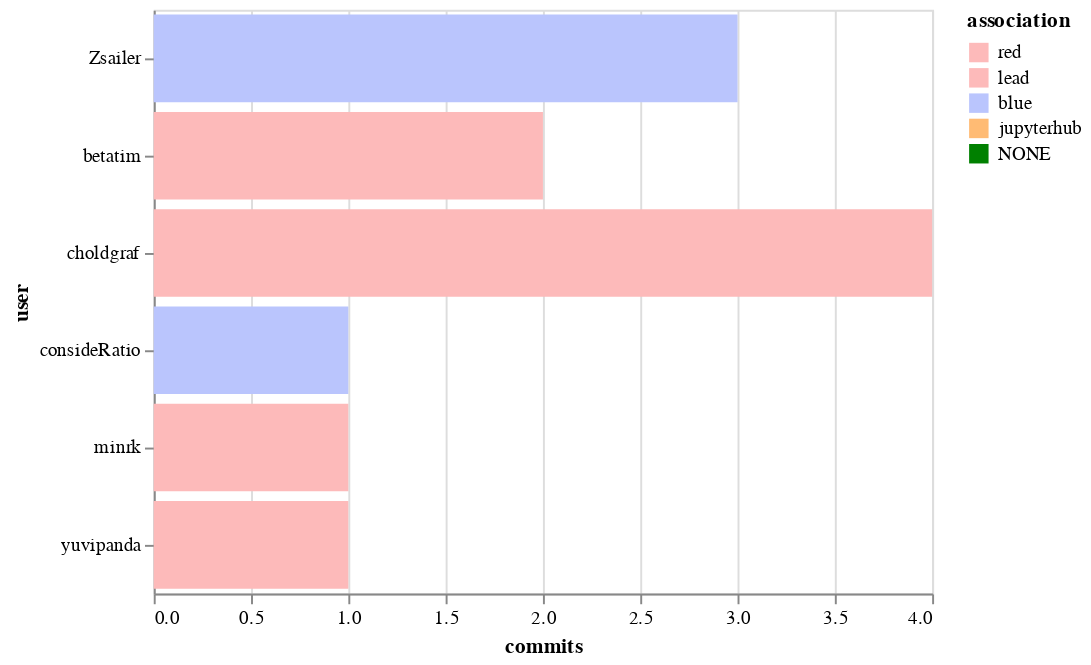

Write notebook code for a chart like this one.
### Code cell
alt.Chart(top_committers).mark_bar().encode(
    x='commits',
    y='user',
    color=alt.Color('association', scale=color_scale)
)

### Figure 1 — Vega-Lite specification as saved in the notebook (floating-point values rounded to 4 significant figures)
{"$schema": "https://vega.github.io/schema/vega-lite/v2.6.0.json", "config": {"view": {"height": 300, "width": 400}}, "data": {"name": "data-19b75209683e24ec71cc9277d8598502"}, "datasets": {"data-19b75209683e24ec71cc9277d8598502": [{"association": "red", "commits": 4, "user": "choldgraf"}, {"association": "blue", "commits": 3, "user": "Zsailer"}, {"association": "red", "commits": 2, "user": "betatim"}, {"association": "red", "commits": 1, "user": "yuvipanda"}, {"association": "lead", "commits": 1, "user": "minrk"}, {"association": "blue", "commits": 1, "user": "consideRatio"}]}, "encoding": {"color": {"field": "association", "scale": {"domain": ["red", "lead", "blue", "jupyterhub", "NONE"], "range": ["#fdbaba", "#fdbaba", "#bac5fd", "#ffbb74", "green"]}, "type": "nominal"}, "x": {"field": "commits", "type": "quantitative"}, "y": {"field": "user", "type": "nominal"}}, "mark": "bar"}
